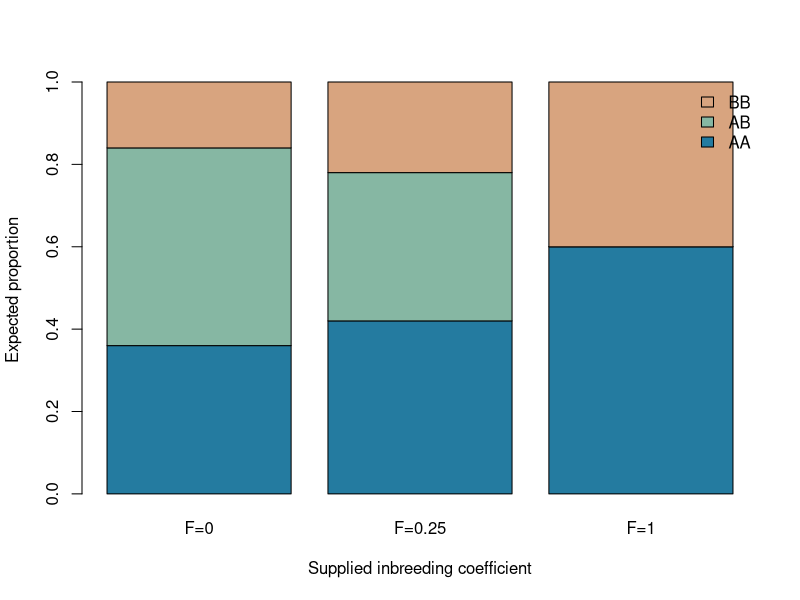

Recreate this plot in R.
## ---- chunk 1
#| label: cross-probabilities
cross_probabilities <- function(t1,t2) {
  c(AA=t1*t2,AB=t1*(1-t2)+(1-t1)*t2,BB=(1-t1)*(1-t2))
}
crosses <- rbind(AA_by_BB=cross_probabilities(1,0),
                 AB_by_AB=cross_probabilities(.5,.5))
crosses
stopifnot(identical(unname(crosses["AA_by_BB",]),c(0,1,0)),
          identical(unname(crosses["AB_by_AB",]),c(.25,.5,.25)))
## ---- chunk 2
#| label: mating-rules
p <- 0.6
q <- 1-p
adult <- c(AA=p^2,AB=2*p*q,BB=q^2)
transmission <- c(AA=1,AB=.5,BB=0)
random_pairs <- outer(adult,adult)
same_genotype_pairs <- diag(adult)
# Pair weights sum to one; rows/columns refer to the two parental roles.
offspring_expectation <- function(pair_weights) {
  stopifnot(all(pair_weights >= 0),abs(sum(pair_weights)-1)<1e-12)
  result <- c(AA=0,AB=0,BB=0)
  for(i in 1:3) for(j in 1:3) {
    result <- result + pair_weights[i,j]*
      cross_probabilities(unname(transmission[i]),unname(transmission[j]))
  }
  result
}
random_offspring <- offspring_expectation(random_pairs)
assortative_offspring <- offspring_expectation(same_genotype_pairs)
knitr::kable(rbind(Adults=adult,Random_pairing=random_offspring,
                   Same_genotype_pairing=assortative_offspring),digits=3)
stopifnot(max(abs(random_offspring-adult))<1e-12,
          max(abs(assortative_offspring-c(AA=.48,AB=.24,BB=.28)))<1e-12)
# Recover A frequency from offspring genotype proportions.
c(random_p_A=random_offspring["AA"]+random_offspring["AB"]/2,
  assortative_p_A=assortative_offspring["AA"]+assortative_offspring["AB"]/2)
## ---- chunk 3
#| label: pedigree-ibd
founder_copies <- c("sire_copy1","sire_copy2","dam_copy1","dam_copy2")
transmitted_copy_probability <- setNames(rep(.25,4),founder_copies)
F_fullsib_offspring <- sum(transmitted_copy_probability^2)
c(F=F_fullsib_offspring,relationship_diagonal=1+F_fullsib_offspring)
stopifnot(F_fullsib_offspring==.25)
## ---- chunk 4
#| label: inbreeding-model
inbreeding_proportions <- function(p,F) {
  stopifnot(length(p)==1L,length(F)==1L,is.finite(p),is.finite(F),
            p>=0,p<=1,F>=0,F<=1)
  q <- 1-p
  c(AA=p^2+F*p*q,AB=2*p*q*(1-F),BB=q^2+F*p*q)
}
F_values <- c(0,.25,1)
model <- t(vapply(F_values,function(F) inbreeding_proportions(.6,F),numeric(3)))
rownames(model) <- paste0("F=",F_values)
knitr::kable(model,digits=3)
stopifnot(all(abs(rowSums(model)-1)<1e-12),
          all(abs(model[,"AA"]+model[,"AB"]/2-.6)<1e-12),
          max(abs(model["F=0.25",]-c(AA=.42,AB=.36,BB=.22)))<1e-12)
## ---- chunk 5
#| label: fig-inbreeding
#| fig-cap: "Genotype expectations at a fixed A frequency of 0.6 for three supplied IBD probabilities."
barplot(t(model),col=c("#247BA0","#86B7A3","#D8A47F"),
        xlab="Supplied inbreeding coefficient",ylab="Expected proportion",
        legend.text=colnames(model),args.legend=list(x="topright",bty="n"))
## ---- chunk 6
#| label: population-mixture
population_p <- c(Population1=.9,Population2=.1)
weights <- c(Population1=.5,Population2=.5)
within <- t(vapply(population_p,function(p) inbreeding_proportions(p,0),numeric(3)))
pooled <- colSums(within*weights)
p_pool <- sum(weights*population_p)
pooled_hwe <- inbreeding_proportions(p_pool,0)
knitr::kable(rbind(within,Pooled=pooled,Pooled_HWE=pooled_hwe),digits=3)
H_within <- pooled["AB"]
H_pooled_model <- pooled_hwe["AB"]
weighted_variance_p <- sum(weights*(population_p-p_pool)^2)
stopifnot(abs((H_pooled_model-H_within)-2*weighted_variance_p)<1e-12)
c(pooled_p_A=p_pool,pooled_heterozygosity=H_within,
  pooled_HWE_heterozygosity=H_pooled_model)
## ---- chunk 7
#| label: same-proportions
deficit_ratio <- unname(1-H_within/H_pooled_model)
matching_IBD_model <- inbreeding_proportions(p_pool,deficit_ratio)
knitr::kable(rbind(Population_mixture=pooled,
                   Supplied_IBD_model=matching_IBD_model),digits=3)
deficit_ratio
stopifnot(max(abs(pooled-matching_IBD_model))<1e-12,
          abs(deficit_ratio-.64)<1e-12)
## ---- chunk 8
inbreeding_proportions(.5,.25)
equal_frequency <- rbind(inbreeding_proportions(.6,0),inbreeding_proportions(.6,0))
colMeans(equal_frequency)-inbreeding_proportions(.6,0)
weights2 <- c(.8,.2)
p2 <- sum(weights2*population_p)
pooled2 <- colSums(within*weights2)
c(pooled_p_A=p2,H_pooled=pooled2["AB"],H_HWE=2*p2*(1-p2))
stopifnot(abs(p2-.74)<1e-12,
          abs(unname(pooled2["AB"])-.18)<1e-12)
1-1/(2*.5*.5)
